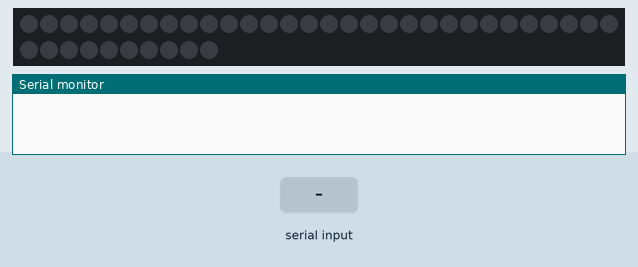
Recording of a sketch running on a simulated ATtiny85, built with avr-gcc and run on an emulated ATtiny85. On the bench: 40 RGB LEDs in strip order, left to right, continuing on the next row, the last lines printed to the serial monitor. Inputs (shaded band) come from the test bench. Dim RGB values are drawn brighter than linear.

Above: at 1.2 s.
1.3 s: "2" received over Serial
At 2.1 s:
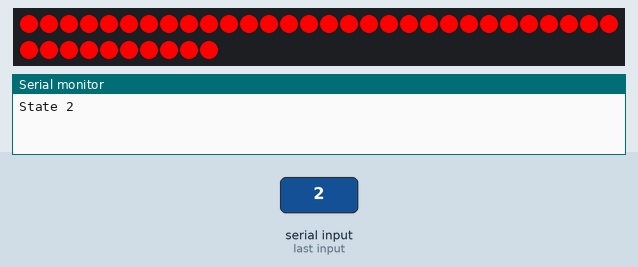
4.3 s: "90,45\n" received over Serial
7.3 s: "1" received over Serial
At 9.9 s:
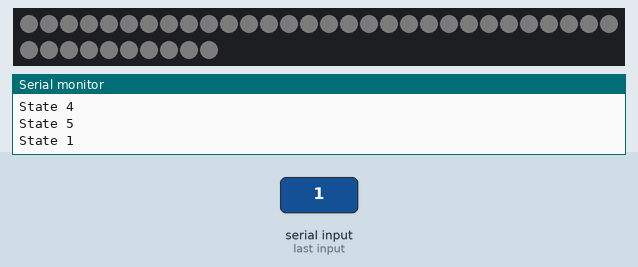
10.3 s: "3" received over Serial
At 11.3 s:
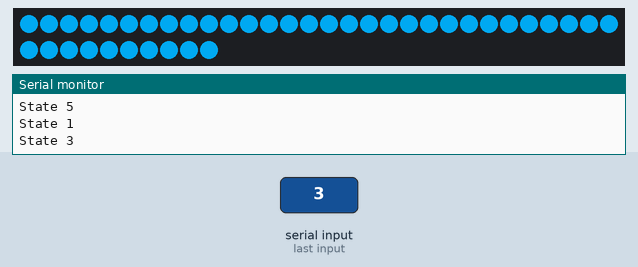
11.8 s: "4" received over Serial
At 14.2 s:
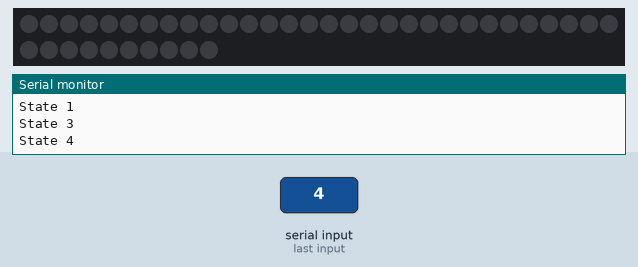
14.3 s: "0" received over Serial
Timing chart, 0 to 16.8 s (numbered marks = the images above; inputs shaded):
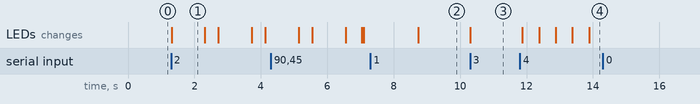

Measured:
- after the input at 1.3 s, the LEDs: change at once (image 1)
- after the input at 7.3 s, the LEDs: change after 1.4 s (image 2)
- after the input at 10.3 s, the LEDs: first change at once (image 3 shows a later state)
- after the input at 11.8 s, the LEDs: first change after 0.07 s (image 4 shows a later state)
- what the display in image 1 shows lasts 1.0 s, from 1.3 s to 2.3 s

The sketch:

main.ino
```cpp
#include <Adafruit_DotStar.h>
#include <SPI.h>

#define NUM_LEDS 40 //strip length
#define DATAPIN    4 //green
#define CLOCKPIN   5 //yellow

int ergoFeedback = 0;
float pressureFeedback = 1;

Adafruit_DotStar strip(NUM_LEDS, DATAPIN, CLOCKPIN, DOTSTAR_BRG);

 uint32_t white = strip.Color(255, 255, 255);
 uint32_t blue = strip.Color(140, 0, 233);
 uint32_t green = strip.Color(255, 0, 0);
 uint32_t red = strip.Color(0, 255, 0);
 uint32_t none = strip.Color(0, 0, 0);
 uint32_t orange = strip.Color(255, 128, 0);
 uint32_t purple = strip.Color(0, 148, 211);


int state = 0; // initial state is 0 (default state)
char input;

unsigned long prevTimeLeft = 0;
unsigned long prevTimeRight = 0;


void setup() {

Serial.begin(9600);

#if defined(__AVR_ATtiny85__) && (F_CPU == 16000000L)
  clock_prescale_set(clock_div_1); // Enable 16 MHz on Trinket
#endif

  strip.begin(); // Initialize pins for output
  strip.show();  // Turn all LEDs off ASAP

}

void loop() {
  if (Serial.available() > 0) { // check if there is serial data available
    input = Serial.read(); // read the input character from serial port
    switch (input) { // check the input character
      case '1': // if input is '1', change the state to 1
        state = 1;
        Serial.println("State 1");
        break;
      case '2': // if input is '2', change the state to 2
        state = 2;
        Serial.println("State 2");
        break;
      case '3': // if input is '3', change the state to 3
        state = 3;
        Serial.println("State 3");
        break;
      case '4': // if input is '4', change the state to 4
        state = 4;
        Serial.println("State 4");
        break;
      case '5': // if input is '5', change the state to 5
        state = 5;
        Serial.println("State 5");
        break;
      case '0': // if input is '0', change the state to 0 (default state)
        state = 0;
        Serial.println("Default State");
        break;
      default: // if input is not valid, do nothing
        break;
    }
  }

  // check the current state and perform the corresponding actions
  switch (state) {
    case 0: // default state, do nothing
      strip.fill(none, 0, 40);
      strip.setBrightness(0);
      strip.show();
      break;
    case 1: // state 1 actions
      kill();
      breathe();
      break;
    case 2: // state 2 actions
      kill();
      slowBlinkGreen();
      break;
    case 3: // state 3 actions
      feedback(ergoFeedback, pressureFeedback);
      break;
    case 4: // state 4 actions
      kill();
      turningBlueLeft();
      break;
    case 5: // state 5 actions
      kill();
      turningBlueRight();
      break;
    default: // invalid state, reset to default state
      state = 0;
      kill();
      break;
  }

}

void breathe() {
  int oldState = state; // save the current state
  unsigned long lastTime = 0;
  int interval = 100; // time interval between brightness changes in milliseconds

  strip.fill(white, 0, 40);
  strip.setBrightness(0);
  strip.show();

  for (int i = 0; i < 255; i = i + 1) {
    strip.setBrightness(i);
    strip.show();

    // check if the time interval has passed and state has not changed
    if (millis() - lastTime >= interval && state == oldState) {
      lastTime = millis();
    } else if (state != oldState || Serial.available()) { // check if the state has changed or new serial is available
      return; // exit the function early if state has changed or new serial is available
    }
  }

  for (int j = 0; j < 255; j = j + 3) {
    strip.setBrightness(255 - j);
    strip.show();

    // check if the time interval has passed and state has not changed
    if (millis() - lastTime >= interval && state == oldState) {
      lastTime = millis();
    } else if (state != oldState || Serial.available()) { // check if the state has changed or new serial is available
      return; // exit the function early if state has changed or new serial is available
    }
  }

  // check if new serial is available and doesn't match the current state
  if (Serial.available() && Serial.parseInt() != state) {
    state = 0; // switch to the main loop
  }
}

void slowBlinkGreen() {

   for (int i = 0; i < 1; i++) {
     strip.setBrightness(255);
     strip.fill(green, 0, 40);
     strip.show();
     delay(1000);
     strip.setBrightness(0);
     strip.show();
     delay(400);
     strip.setBrightness(255);
   }
}

void turningBlueLeft() {
  strip.setBrightness(255);
  strip.show();
  int delayTime = 500; // adjust this value to change the speed of the rotation
  unsigned long currentTime = millis();
  if (currentTime - prevTimeLeft >= delayTime) {
    prevTimeLeft = currentTime;
    for (int i = NUM_LEDS / 2 - 4; i >= 0; i--) {
      strip.fill(none, 0, NUM_LEDS); // turn off all LEDs
      // set the LED colors on the bottom and top strips
      strip.setPixelColor(i, blue);
      strip.setPixelColor(i + 1, blue);
      strip.setPixelColor(i + 2, blue);
      strip.setPixelColor(NUM_LEDS - i - 1, blue);
      strip.setPixelColor(NUM_LEDS - i - 2, blue);
      strip.setPixelColor(NUM_LEDS - i - 3, blue);
      strip.show(); // update the LED strip
    }
  }
}

void turningBlueRight() {
  strip.setBrightness(255);
  strip.show();
  int delayTime = 500; // adjust this value to change the speed of the rotation
  unsigned long currentTime = millis();
  if (currentTime - prevTimeRight >= delayTime) {
    prevTimeRight = currentTime;
    for (int i = 0; i < NUM_LEDS / 2 - 4; i++) {
      strip.fill(none, 0, NUM_LEDS); // turn off all LEDs
      // set the LED colors on the bottom and top strips
      strip.setPixelColor(i, blue);
      strip.setPixelColor(i + 1, blue);
      strip.setPixelColor(i + 2, blue);
      strip.setPixelColor(NUM_LEDS - i - 1, blue);
      strip.setPixelColor(NUM_LEDS - i - 2, blue);
      strip.setPixelColor(NUM_LEDS - i - 3, blue);
      strip.show(); // update the LED strip
    }
  }
}

void feedback(int ergoFeedback, float pressureFeedback) {

  if (ergoFeedback == 1) { // flashing red turning on first and last 20 LEDs
    int delayTime = 200; // adjust this value to change the speed of the flashing
    for (int i = 0; i < 2; i++) { // repeat the pattern twice
      for (int j = 0; j < 20; j++) {
        strip.setPixelColor(j, red); // turn on first 20 LEDs
        strip.setPixelColor(NUM_LEDS - j - 1, red); // turn on last 20 LEDs
      }
      strip.show(); // update the LED strip
      delay(delayTime);
      strip.fill(none, 0, NUM_LEDS); // turn off all LEDs
      strip.setBrightness(250);
      strip.show(); // update the LED strip
      delay(delayTime);
    }
  } else if (ergoFeedback == 0) { // dimming purple based on pressureFeedback
    int brightness = (int)(pressureFeedback * 255.0); // calculate brightness value using float to int conversion
    brightness = constrain(brightness, 0, 255); // limit brightness value to [0, 255]
    strip.fill(purple, 0, NUM_LEDS); // set the purple color with mapped brightness value
    strip.setBrightness(brightness);
    strip.show(); // update the LED strip
  }
}

void kill(){
  strip.fill(none, 0, 40);
  strip.setBrightness(0);
  strip.show();
}
```
